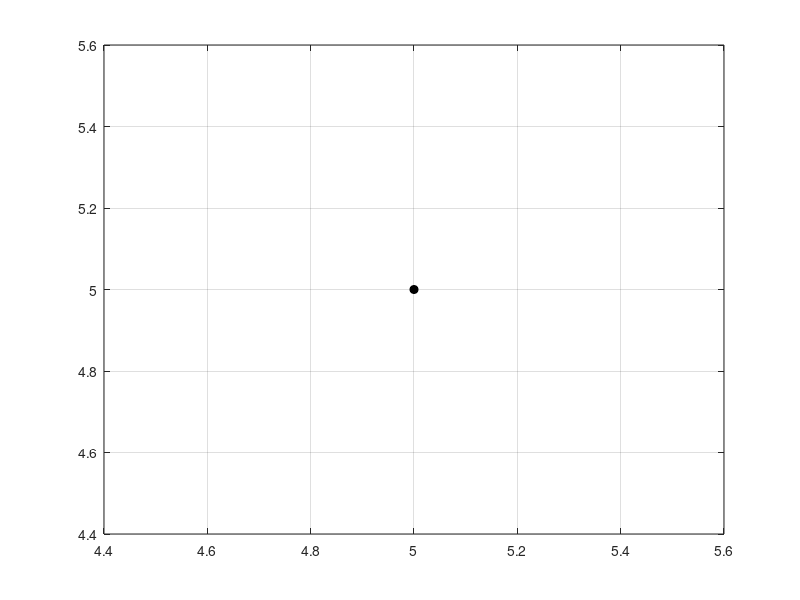

Here is the MATLAB script that generated this plot: (Note: this script raises an error after producing the figure.)
%Práctica 1
clc
clear all
close all
warning off all %Apaga los warnings
%--------------------------------------------------------------------------
%Parámetros
numClases=input('¿Cuántas clases quieres?: ');
numRepresentantes=input('¿Cuántos representates por clase quieres?: ');

%Centroides
centroides=zeros(numClases,1);
fprintf('\n');
for aux=1:numClases
    fprintf('Escribe el centroide de la Clase %d: ',aux);
    aX=input('');
    centroides(aux,1)=aX;
end
fprintf('Centroides:\n');
disp(centroides');

%Disperción
disperciones=zeros(numClases,1);
fprintf('\n');
for aux=1:numClases
    fprintf('Escribe la disperción de la Clase %d: ',aux);
    aX=input('');
    disperciones(aux,1)=aX;
end
fprintf('Disperciones:\n');
disp(disperciones');

%Crear clases y calcular medias
clases=zeros(2,numRepresentantes,numClases);
medias=zeros(2,numClases)
aux1=1;
for aux=1:numClases
    cAux=(randn(2,numRepresentantes)+centroides(aux,1))*disperciones(aux,1);
    clases(:,:,aux)=cAux;
    medias(:,aux)=mean(clases(:,:,aux),2);
end
fprintf('Clases:\n');
disp(clases);
fprintf('Medias:\n');
disp(medias);

%--------------------------------------------------------------------------
while 1
	%Entrada del vector desconocido
	fprintf('Entrada del Vector desconocido: \n')
	vecX=input('    Coordenada en X: ');
	vecY=input('    Coordenada en Y: ');
	vecDesc=[vecX;vecY];
    %Calculando Distancias
	distancias=zeros(numClases,1);
	for aux=1:numClases
	    distancias(aux,1)=norm(vecDesc-medias(:,aux));
	end

	minimo=min(distancias);
	clase=find(distancias==minimo);
	fprintf('El vector desconocido pertenece a la Clase  %d.\n',clase);

	%GRAFICANDO CLASES
	figure(1)
	plot(vecDesc(1,:),vecDesc(2,:),'ko','MarkerSize',6,'MarkerFaceColor','k','DisplayName','Vector Desc')
	grid on
	hold on
	for aux=1:numClases
	    cstr=strcat('Clase',{' '},string(aux));
	    plot(clases(1,:,aux),clases(2,:,aux),'.','MarkerSize',15,'DisplayName',cstr,'color',rand(1,3))
	end

	for aux=1:numClases
	    mstr=strcat('Media',{' '},string(aux));
	    plot(medias(1,aux),medias(2,aux),'+','MarkerSize',12,'DisplayName',mstr,'color',rand(1,3))
	end
	xlabel('Atributo X')
	ylabel('Atributo Y')
	title('Gráfica de datos')
	legend
    
	bandera=upper(input('¿Desea ingrsar otro vector? Y/N: ', 's'));
	if bandera=='N'
		break
    end
    clf
end

disp('-----------FIN------------')
